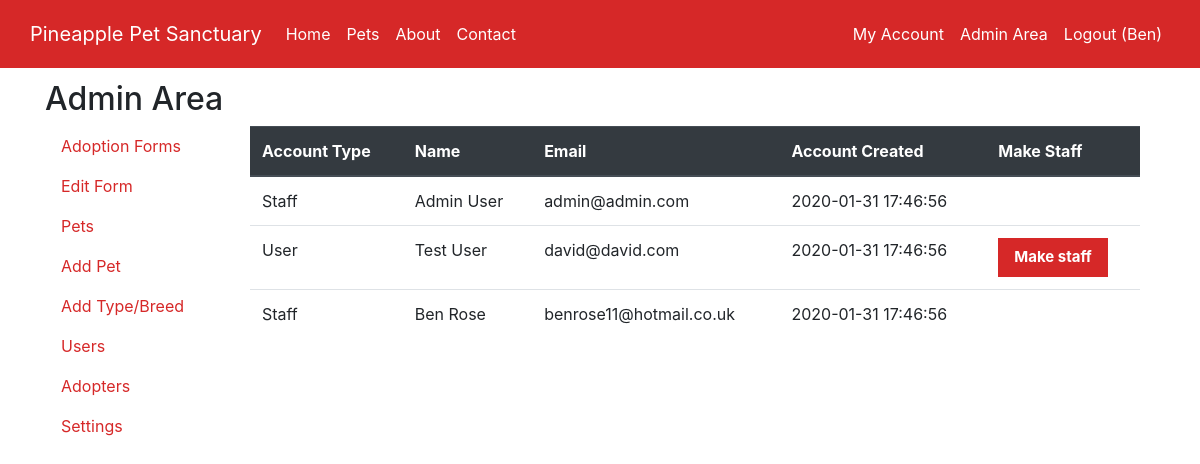
/admin_area.php?view=users (signed in), run on an earlier commit of the app's database.
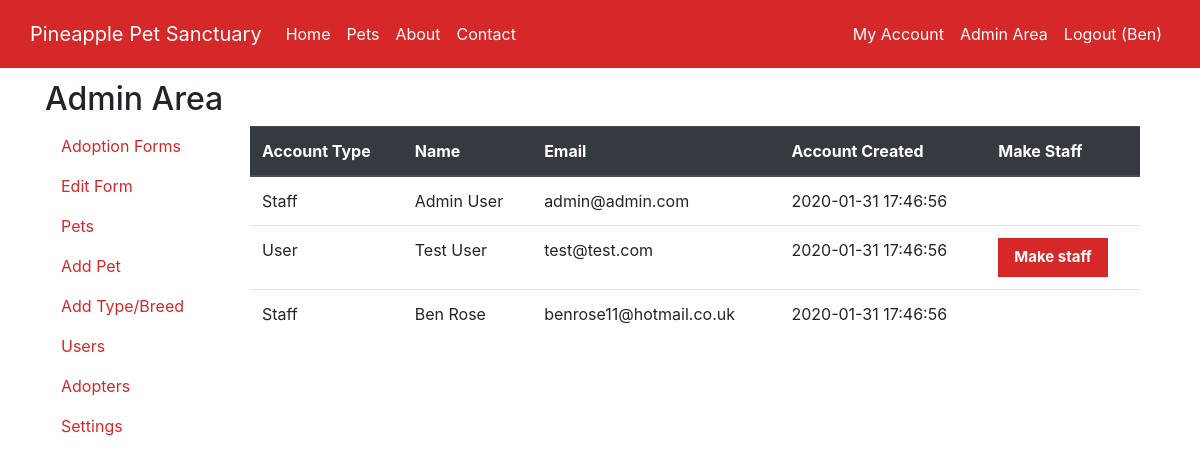
And on a later commit of the database.
### tables this page shows
CREATE TABLE IF NOT EXISTS user(
  user_id INT(64) PRIMARY KEY AUTO_INCREMENT,
  user_first_name VARCHAR(20) NOT NULL,
  user_last_name VARCHAR(20) NOT NULL,
  user_email VARCHAR(40) NOT NULL,
  user_password VARCHAR(255) NOT NULL,
  user_created DATETIME NOT NULL
);

### includes/admin_functions.php (the view, shortened to what this page needs)
        <?php
function displayUsers($pdo){
  echo "<div class='container' id='tab_content'>";
  $sql = "SELECT user.user_id, user_first_name, user_last_name, user_email, user_created, staff_id
          FROM user
          LEFT JOIN staff ON user.user_id = staff.user_id
          ORDER BY user.user_id DESC";
  $stmt = $pdo->prepare($sql);
  $stmt->execute();
  $users = $stmt->fetchAll();
  ?>
        <table class="table">
          <thead class="thead-dark">
            <tr>
              <th>Account Type</th>
              <th>Name</th>
              <th>Email</th>
              <th>Account Created</th>
              <th>Make Staff</th>
            </tr>
          </thead>
          <tbody>
            <?php
    if($users) {
      foreach($users as $user){
        echo "<tr>";
        echo "<td>". (isset($user->staff_id) ? 'Staff' : 'User') . "</td>";
        echo "<td>". $user->user_first_name . ' ' . $user->user_last_name . "</td>";
        echo "<td>". $user->user_email . "</td>";
        echo "<td>". $user->user_created . "</td>";
        if(!isset($user->staff_id)){
          echo "<td><a href='admin_area.php?view=users&id=" . $user->user_id . "'><button type='button'>Make staff</button></a></td>";
        }else{
          echo "<td></td>";
        }
        echo "</tr>";
      }
    }
    echo "</tbody>";
    echo "</table>";
    echo "</div>";
}
  ?>

What changed in the data, as far as the page shows it:
changed user "Test": user_email "david@david.com" → "test@test.com"
